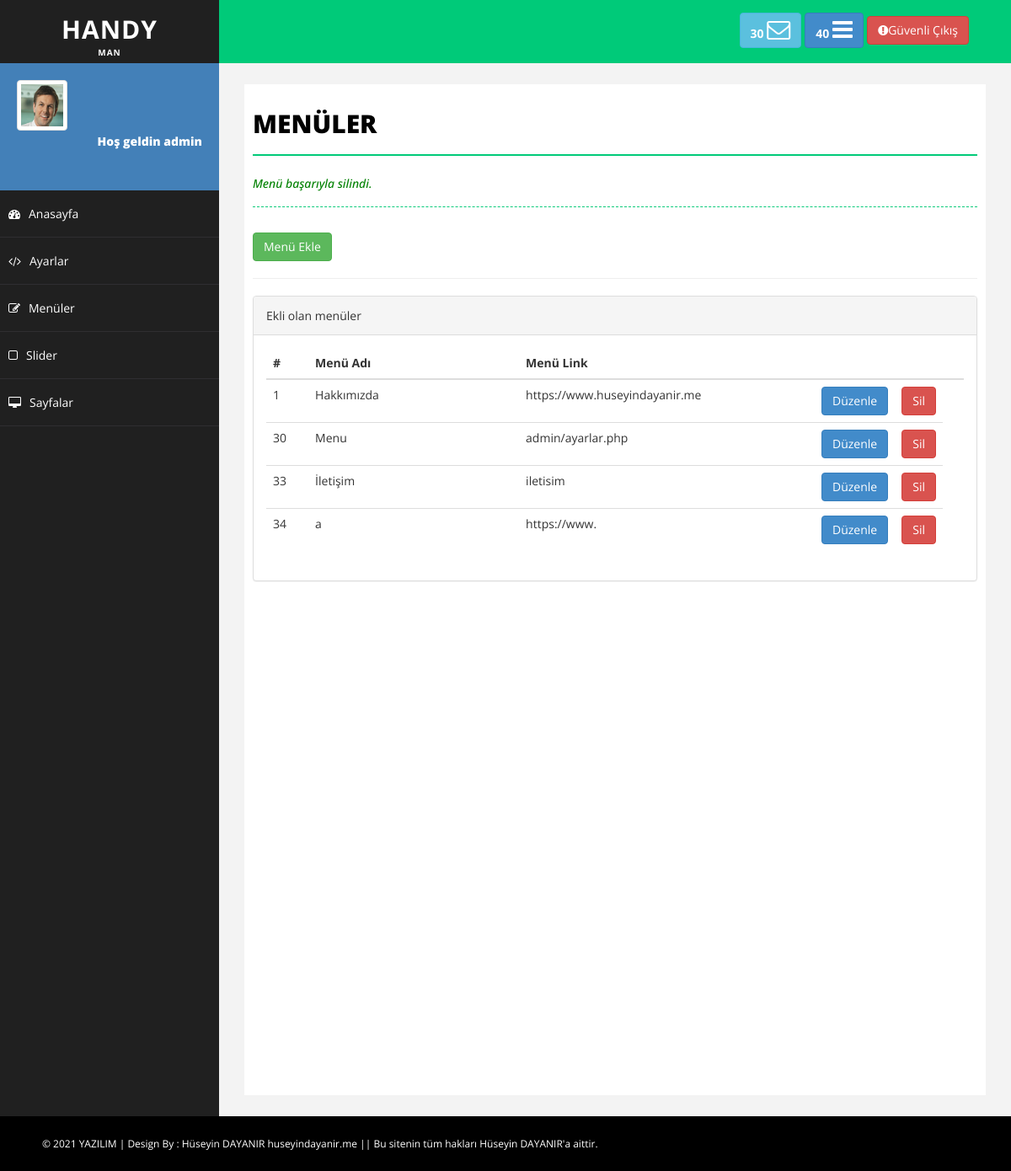
The page /admin/menuler.php?durum=ok (signed in) on the database its author committed.
### tables this page shows
CREATE TABLE `menuler` (
  `menu_id` int(11) NOT NULL,
  `menu_ad` varchar(50) NOT NULL,
  `menu_link` varchar(500) NOT NULL,
  `menu_ek` varchar(50) NOT NULL
);

### admin/menuler.php (the view, shortened to what this page needs)
<?php
include 'header.php';
include 'sidebar.php';
?>
<div id="page-wrapper">
            <div id="page-inner">
                <div class="row">
                    <div class="col-md-12">
                        <h1 class="page-head-line">Menüler</h1>
                        <?php
                            if($_GET['durum'] == "ok"){ ?>
                                <h1 style="color:green;" class="page-subhead-line">Menü başarıyla silindi.</h1>
                            <?php
                            }
                             ?>
                    </div>
                    <div class="col-md-12">
                      <a href="menuEkle.php?durum"><button class="btn btn-success">Menü Ekle </button></a>
                       <hr>
                    </div>
                    <div class="col-md-12">
                    <div class="panel panel-default">
                        <div class="panel-heading">
                            Ekli olan menüler
                        </div>
                        <div class="panel-body">
                            <div class="table-responsive">
                                <table class="table table-hover">
                                    <thead>
                                        <tr>
                                            <th>#</th>
                                            <th style="width:250px">Menü Adı</th>
                                            <th>Menü Link</th>
                                            <th style="width:20px"></th>
                                            <th style="width:20px"><th>
                                        </tr>
                                    </thead>
                                    <tbody>
                                    <?php
                                       $menusor =mysqli_query($baglan,"SELECT * FROM menuler");
                                        while ( $menucek =mysqli_fetch_assoc($menusor) ){?>
                                        <tr>
                                            <td><?php echo $menucek['menu_id']?></td>
                                            <td><?php echo $menucek['menu_ad']?></td>
                                            <td><?php echo $menucek['menu_link']?></td>
                                            <td><a href="menuDuzenle.php?menu_id=<?php echo $menucek['menu_id']?>"><button class="btn btn-primary">Düzenle</button></a></td>
                                            <td><a href="netting/islem.php?menu_id=<?php echo $menucek['menu_id']?>&menuSil=ok"><button class="btn btn-danger">Sil</button></a></td>
                                        </tr>
                                        <?php }
                                    ?>
                                    </tbody>
                                </table>
                            </div>
                        </div>
                    </div>
                </div>
                </div>
            </div>
        </div>
<?php include 'footer.php' ?>

### admin/assets/css/basic.css (style rules this page uses)
body { font-family: 'Open Sans', sans-serif; line-height:25px; }
#page-wrapper { padding: 15px 15px; min-height: 600px; background: #F3F3F3; }
#page-inner { width: 100%; margin: 10px 20px 10px 0px; background-color: #fff!important; padding: 10px; min-height: 1200px; }
.page-head-line { font-size: 30px; text-transform: uppercase; color: #000; font-weight: 800; padding-bottom: 20px; border-bottom: 2px solid #00CA79; margin-bottom: 10px; }
.page-subhead-line { font-size: 14px; padding-top: 5px; padding-bottom: 20px; font-style:italic; margin-bottom:30px; border-bottom:1px dashed #00CA79; }
@media (min-width:768px) { #page-wrapper { margin: 0 0 0 260px; padding: 15px 30px; min-height: 1200px; } }

### rows shown on the page
menuler: menu_id "1", menu_ad "Hakkımızda", menu_link "https://www.huseyindayanir.me"
menuler: menu_id "30", menu_ad "Menu", menu_link "admin/ayarlar.php"
menuler: menu_id "33", menu_ad "İletişim", menu_link "iletisim"
menuler: menu_id "34", menu_ad "a", menu_link "https://www."

### other values the page prints
$_SESSION['admin_kadi'] "admin"
